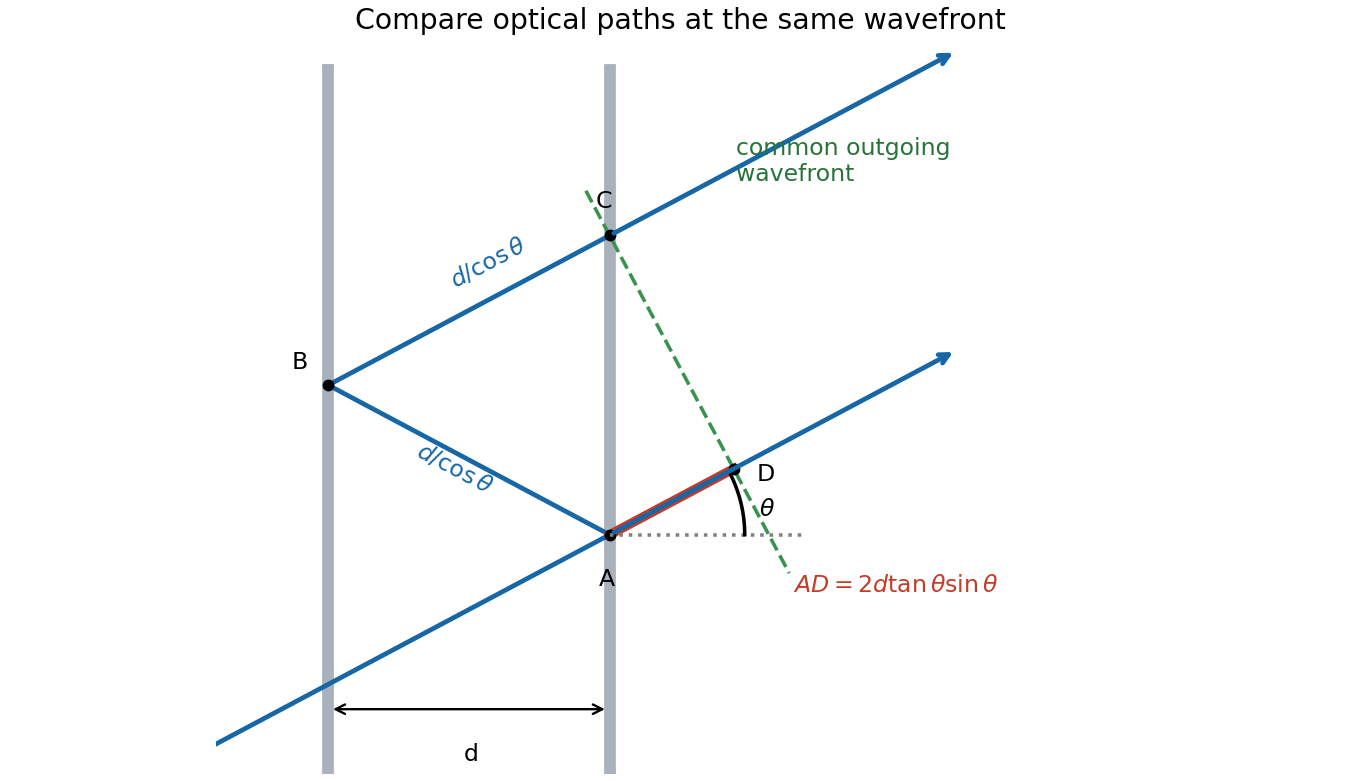

The script that saved this image:
"""Original explanatory figure; run under Python 3.14 with numpy and matplotlib.
Writes its PNG basename to the current working directory.
"""
import numpy as np
import matplotlib
matplotlib.use("Agg")
import matplotlib.pyplot as plt
from matplotlib.patches import Rectangle, Circle, FancyArrowPatch
plt.rcParams.update({"font.size":10,"axes.spines.top":False,"axes.spines.right":False,"figure.facecolor":"white","savefig.facecolor":"white"})
fig,ax=plt.subplots(figsize=(8,4.6),layout="constrained")
theta=np.deg2rad(28);t=np.tan(theta);u=np.array([np.cos(theta),np.sin(theta)])
A=np.array([1.,0.]);B=np.array([0.,t]);C=np.array([1.,2*t]);D=A+np.dot(C-A,u)*u
for x in [0,1]:ax.plot([x,x],[-.9,1.65],color="slategray",lw=5,alpha=.6)
ax.plot([-.65,1],[-1.65*t,0],color="#1766a5",lw=2)
ax.plot([1,0,1],[0,t,2*t],color="#1766a5",lw=2)
for Q in [A,C]:
 E=Q+1.4*u;ax.annotate('',E,Q,arrowprops=dict(arrowstyle='->',color='#1766a5',lw=2))
ax.plot([A[0],D[0]],[A[1],D[1]],color='#c33c29',lw=4)
v=(D-C)/np.linalg.norm(D-C)
W1=C-.18*v;W2=D+.42*v
ax.plot([W1[0],W2[0]],[W1[1],W2[1]],'--',color='#38934c')
ax.text(1.45,1.26,'common outgoing\nwavefront',color='#28733a')
for label,Q,offset in [('A',A,(-.04,-.18)),('B',B,(-.13,.06)),('C',C,(-.05,.10)),('D',D,(.08,-.04))]:
 ax.plot(*Q,'o',color='black',ms=4);ax.text(*(Q+offset),label)
ax.annotate('',(1,-.62),(0,-.62),arrowprops=dict(arrowstyle='<->'))
ax.text(.48,-.8,'d');ax.text(.3,.15,r'$d/\cos\theta$',rotation=-28,color='#1766a5')
ax.text(.42,.88,r'$d/\cos\theta$',rotation=28,color='#1766a5')
ax.text(1.65,-.2,r'$AD=2d\tan\theta\sin\theta$',color='#c33c29')
ax.plot([1,1.7],[0,0],':',color='gray');ang=np.linspace(0,theta,40)
ax.plot(1+.48*np.cos(ang),.48*np.sin(ang),color='black');ax.text(1.53,.07,r'$\theta$')
ax.set(xlim=(-.4,2.9),ylim=(-.85,1.75),aspect='equal',title='Compare optical paths at the same wavefront')
ax.axis('off');fig.savefig('paper-2-fabry-perot.png',dpi=170);plt.close(fig)
